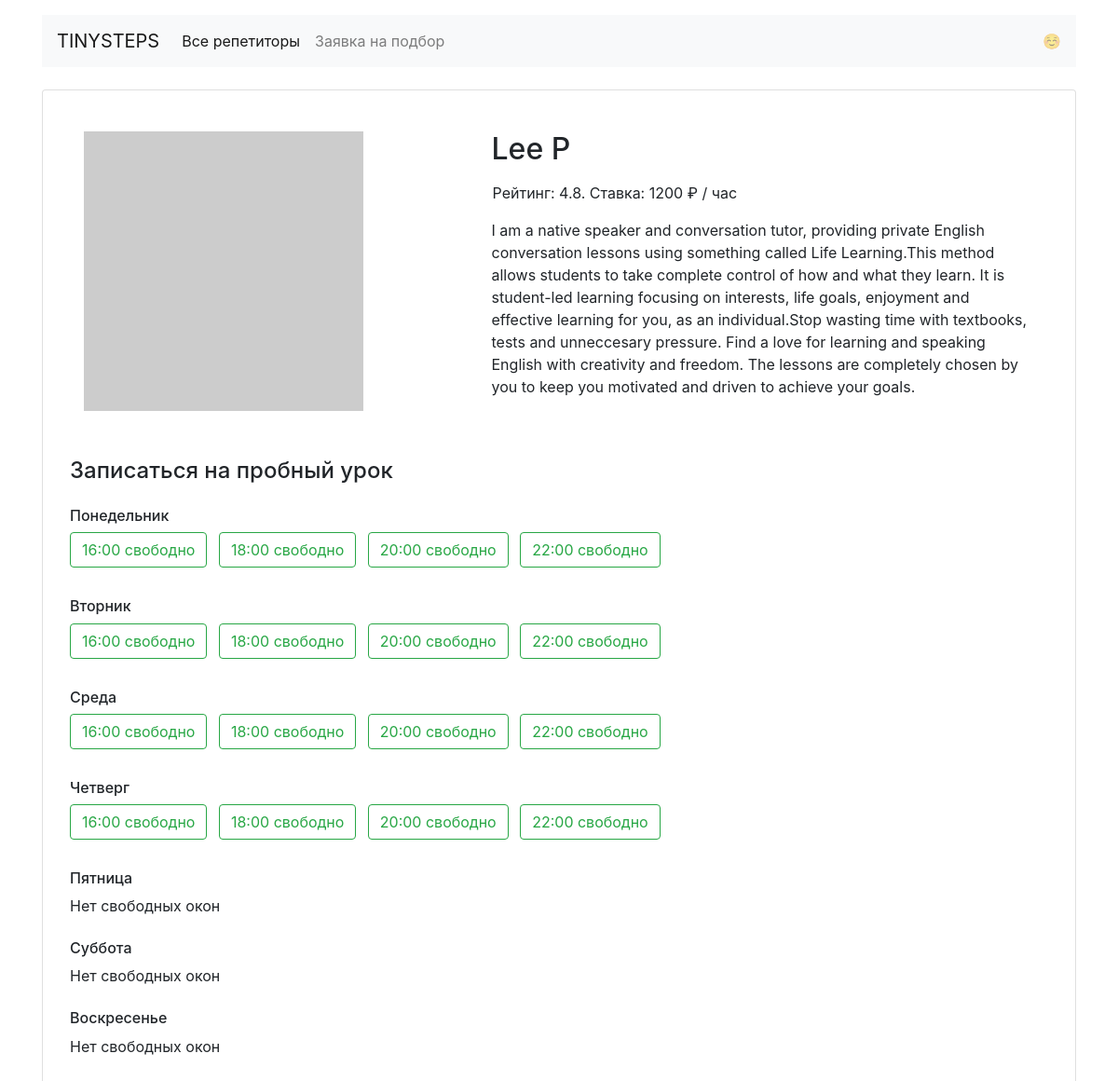
/profiles/2/, run on the app's committed database.
### app.py (models this page shows)
class Teacher(db.Model):
    __tablename__ = "teachers"
    id = db.Column(db.Integer, primary_key=True)
    name = db.Column(db.String, nullable=False)
    about = db.Column(db.String, nullable=False)
    rating = db.Column(db.Float, nullable=False)
    picture = db.Column(db.String, nullable=False)
    price = db.Column(db.Integer, nullable=False)
    goals = db.Column(db.Text, nullable=False)
    free_time = db.Column(db.Text, nullable=False)
    booking = db.relationship("Booking", back_populates="teacher")

### app.py (the view)
@app.route("/profiles/<int:teacher_id>/")
def get_teacher(teacher_id):
    teacher = db.session.query(Teacher).filter(Teacher.id == teacher_id).first()
    time = json.loads(teacher.free_time)
    return render_template("profile.html", teacher=teacher, goals=goals, time=time, days=days)

### templates/profile.html (shortened to what this page needs)
{% extends 'base.html' %}
{% block profile %}
<main class="container mt-3">
    <div class="card my-4 mx-auto">
        <div class="card-body m-2 m-md-4">
            <article class="row">
                <div class="col-5"><img src="{{ teacher.picture }}" class="img-fluid" alt=""></div>
                <div class="col-7">
                    <section class="teacher=info">
                        <h1 class="h2">{{ teacher.name }}</h1>
                      <div class="row pl-3">
                        <p>Рейтинг: {{ teacher.rating }}. Ставка: {{ teacher.price }} &#8381 / час</p>
                      </div>
                        <p>{{ teacher.about }}</p>
                    </section>
                </div>
                <section class="available">
                    <p class="available">
                    <h4 class="mb-4 mt-5">Записаться на пробный урок</h4>{% for day, slots in time.items() %}
                    <h6 class="mt-4">{{ days[day] }}</h6>
                    {% if True not in slots.values() %}<p>Нет свободных окон </p>{% endif %}
                    {% for time_slot, is_free in slots.items() %}{% if is_free %}<a
                        href="/booking/{{ teacher.id }}/{{ day }}/{{ time_slot|replace(':', '-') }}/"
                        class="btn btn-outline-success mr-2 mb-2">{{ time_slot }} свободно</a>{% endif %}
                    {% endfor %}{% endfor %}
                </section>
            </article>
        </div>
    </div>
</main>
{% endblock %}

### data on the page
Teacher: name "Lee P", rating "4.8", price "1200", about "I am a native speaker and conversation tutor, providing private English conversation lessons using something called Life Learning.This method allows students to take complete control of how and what they learn. It is student-led learning focusing on interests, life goals, enjoyment and effective learning for you, as an individual.Stop wasting time with textbooks, tests and unneccesary pressure. Find a love for learning and speaking English with creativity and freedom. The lessons are completely chosen by you to keep you motivated and driven to achieve your goals."

### other printed values
{{ days[day] }} "Понедельник" "Вторник" "Среда" "Четверг" "Пятница" "Суббота" "Воскресенье"
{{ time_slot }} "16:00" "18:00" "20:00" "22:00" "16:00" "18:00" "20:00" "22:00" "16:00" "18:00" "20:00" "22:00" "16:00" "18:00" "20:00" "22:00"
